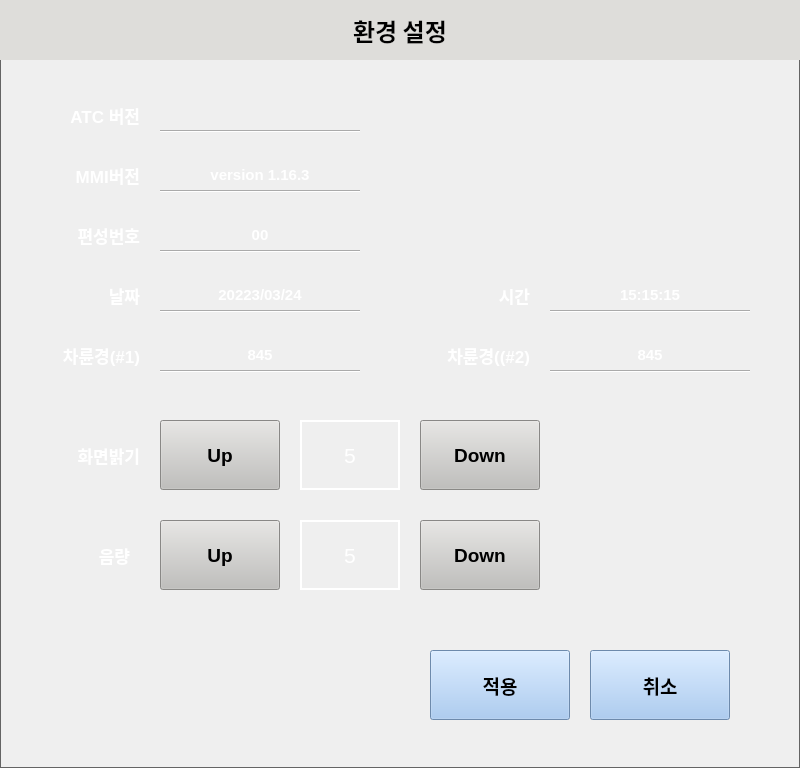
   <widget class="QFrame" name="Frame_Env">
    <property name="geometry">
     <rect>
      <x>0</x>
      <y>60</y>
      <width>800</width>
      <height>768</height>
     </rect>
    </property>
    <property name="styleSheet">
     <string notr="true">color: rgb(100, 100, 100);
</string>
    </property>
    <property name="frameShape">
     <enum>QFrame::Panel</enum>
    </property>
    <property name="frameShadow">
     <enum>QFrame::Plain</enum>
    </property>
    <widget class="QPushButton" name="Button_Env_OK">
     <property name="geometry">
      <rect>
       <x>430</x>
       <y>650</y>
       <width>140</width>
       <height>70</height>
      </rect>
     </property>
     <property name="font">
      <font>
       <pointsize>14</pointsize>
       <weight>75</weight>
       <bold>true</bold>
      </font>
     </property>
     <property name="styleSheet">
      <string notr="true">color: rgb(0, 0, 0);
background-color: rgb(153, 193, 241);

</string>
     </property>
     <property name="text">
      <string>적용</string>
     </property>
    </widget>
    <widget class="QLabel" name="label_21">
     <property name="geometry">
      <rect>
       <x>0</x>
       <y>0</y>
       <width>800</width>
       <height>60</height>
      </rect>
     </property>
     <property name="font">
      <font>
       <family>굴림</family>
       <pointsize>18</pointsize>
       <weight>75</weight>
       <bold>true</bold>
      </font>
     </property>
     <property name="styleSheet">
      <string notr="true">color: rgb(0, 0, 0);
background-color: rgb(222, 221, 218);</string>
     </property>
     <property name="text">
      <string>환경 설정</string>
     </property>
     <property name="alignment">
      <set>Qt::AlignCenter</set>
     </property>
    </widget>
    <widget class="QLabel" name="label_Brightness">
     <property name="geometry">
      <rect>
       <x>20</x>
       <y>440</y>
       <width>120</width>
       <height>30</height>
      </rect>
     </property>
     <property name="font">
      <font>
       <pointsize>13</pointsize>
       <weight>75</weight>
       <bold>true</bold>
      </font>
     </property>
     <property name="styleSheet">
      <string notr="true">color: rgb(255, 255, 255);</string>
     </property>
     <property name="text">
      <string>화면밝기</string>
     </property>
     <property name="alignment">
      <set>Qt::AlignRight|Qt::AlignTrailing|Qt::AlignVCenter</set>
     </property>
    </widget>
    <widget class="QPushButton" name="Button_Bright_Down">
     <property name="geometry">
      <rect>
       <x>420</x>
       <y>420</y>
       <width>120</width>
       <height>70</height>
      </rect>
     </property>
     <property name="font">
      <font>
       <pointsize>14</pointsize>
       <weight>75</weight>
       <bold>true</bold>
      </font>
     </property>
     <property name="styleSheet">
      <string notr="true">color: rgb(0, 0, 0);
background-color: rgb(192, 191, 188);</string>
     </property>
     <property name="text">
      <string>Down</string>
     </property>
    </widget>
    <widget class="QLabel" name="Label_Bright">
     <property name="geometry">
      <rect>
       <x>300</x>
       <y>420</y>
       <width>100</width>
       <height>70</height>
      </rect>
     </property>
     <property name="font">
      <font>
       <pointsize>16</pointsize>
      </font>
     </property>
     <property name="styleSheet">
      <string notr="true">color: rgb(255, 255, 255);</string>
     </property>
     <property name="frameShape">
      <enum>QFrame::Panel</enum>
     </property>
     <property name="lineWidth">
      <number>2</number>
     </property>
     <property name="text">
      <string>5</string>
     </property>
     <property name="alignment">
      <set>Qt::AlignCenter</set>
     </property>
    </widget>
    <widget class="QPushButton" name="Button_Bright_Up">
     <property name="geometry">
      <rect>
       <x>160</x>
       <y>420</y>
       <width>120</width>
       <height>70</height>
      </rect>
     </property>
     <property name="font">
      <font>
       <pointsize>14</pointsize>
       <weight>75</weight>
       <bold>true</bold>
      </font>
     </property>
     <property name="styleSheet">
      <string notr="true">color: rgb(0, 0, 0);
background-color: rgb(192, 191, 188);</string>
     </property>
     <property name="text">
      <string>Up</string>
     </property>
    </widget>
    <widget class="QLabel" name="label_1">
     <property name="geometry">
      <rect>
       <x>20</x>
       <y>100</y>
       <width>120</width>
       <height>30</height>
      </rect>
     </property>
     <property name="font">
      <font>
       <pointsize>13</pointsize>
       <weight>75</weight>
       <bold>true</bold>
      </font>
     </property>
     <property name="styleSheet">
      <string notr="true">color: rgb(255, 255, 255);</string>
     </property>
     <property name="text">
      <string>ATC 버전</string>
     </property>
     <property name="alignment">
      <set>Qt::AlignRight|Qt::AlignTrailing|Qt::AlignVCenter</set>
     </property>
    </widget>
    <widget class="QLabel" name="label_Brightness_3">
     <property name="geometry">
      <rect>
       <x>20</x>
       <y>280</y>
       <width>120</width>
       <height>30</height>
      </rect>
     </property>
     <property name="font">
      <font>
       <pointsize>13</pointsize>
       <weight>75</weight>
       <bold>true</bold>
      </font>
     </property>
     <property name="styleSheet">
      <string notr="true">color: rgb(255, 255, 255);</string>
     </property>
     <property name="text">
      <string>날짜</string>
     </property>
     <property name="alignment">
      <set>Qt::AlignRight|Qt::AlignTrailing|Qt::AlignVCenter</set>
     </property>
    </widget>
    <widget class="QLabel" name="label_Brightness_4">
     <property name="geometry">
      <rect>
       <x>410</x>
       <y>280</y>
       <width>120</width>
       <height>30</height>
      </rect>
     </property>
     <property name="font">
      <font>
       <pointsize>13</pointsize>
       <weight>75</weight>
       <bold>true</bold>
      </font>
     </property>
     <property name="styleSheet">
      <string notr="true">color: rgb(255, 255, 255);</string>
     </property>
     <property name="text">
      <string>시간</string>
     </property>
     <property name="alignment">
      <set>Qt::AlignRight|Qt::AlignTrailing|Qt::AlignVCenter</set>
     </property>
    </widget>
    <widget class="QLabel" name="label_Brightness_5">
     <property name="geometry">
      <rect>
       <x>20</x>
       <y>340</y>
       <width>120</width>
       <height>30</height>
      </rect>
     </property>
     <property name="font">
      <font>
       <pointsize>13</pointsize>
       <weight>75</weight>
       <bold>true</bold>
      </font>
     </property>
     <property name="styleSheet">
      <string notr="true">color: rgb(255, 255, 255);</string>
     </property>
     <property name="text">
      <string>차륜경(#1)</string>
     </property>
     <property name="alignment">
      <set>Qt::AlignRight|Qt::AlignTrailing|Qt::AlignVCenter</set>
     </property>
    </widget>
    <widget class="QLabel" name="label_Brightness_6">
     <property name="geometry">
      <rect>
       <x>410</x>
       <y>340</y>
       <width>120</width>
       <height>30</height>
      </rect>
     </property>
     <property name="font">
      <font>
       <pointsize>13</pointsize>
       <weight>75</weight>
       <bold>true</bold>
      </font>
     </property>
     <property name="styleSheet">
      <string notr="true">color: rgb(255, 255, 255);</string>
     </property>
     <property name="text">
      <string>차륜경((#2)</string>
     </property>
     <property name="alignment">
      <set>Qt::AlignRight|Qt::AlignTrailing|Qt::AlignVCenter</set>
     </property>
    </widget>
    <widget class="QLabel" name="label_Brightness_7">
     <property name="geometry">
      <rect>
       <x>10</x>
       <y>540</y>
       <width>120</width>
       <height>30</height>
      </rect>
     </property>
     <property name="font">
      <font>
       <pointsize>13</pointsize>
       <weight>75</weight>
       <bold>true</bold>
      </font>
     </property>
     <property name="styleSheet">
      <string notr="true">color: rgb(255, 255, 255);</string>
     </property>
     <property name="text">
      <string>음량</string>
     </property>
     <property name="alignment">
      <set>Qt::AlignRight|Qt::AlignTrailing|Qt::AlignVCenter</set>
     </property>
    </widget>
    <widget class="QPushButton" name="Button_Env_Cancel">
     <property name="geometry">
      <rect>
       <x>590</x>
       <y>650</y>
       <width>140</width>
       <height>70</height>
      </rect>
     </property>
     <property name="font">
      <font>
       <pointsize>14</pointsize>
       <weight>75</weight>
       <bold>true</bold>
      </font>
     </property>
     <property name="styleSheet">
      <string notr="true">color: rgb(0, 0, 0);
background-color: rgb(153, 193, 241);
</string>
     </property>
     <property name="text">
      <string>취소</string>
     </property>
    </widget>
    <widget class="QPushButton" name="Button_Volumn_Down">
     <property name="geometry">
      <rect>
       <x>420</x>
       <y>520</y>
       <width>120</width>
       <height>70</height>
      </rect>
     </property>
     <property name="font">
      <font>
       <pointsize>14</pointsize>
       <weight>75</weight>
       <bold>true</bold>
      </font>
     </property>
     <property name="styleSheet">
      <string notr="true">color: rgb(0, 0, 0);
background-color: rgb(192, 191, 188);</string>
     </property>
     <property name="text">
      <string>Down</string>
     </property>
    </widget>
    <widget class="QPushButton" name="Button_Volumn_Up">
     <property name="geometry">
      <rect>
       <x>160</x>
       <y>520</y>
       <width>120</width>
       <height>70</height>
      </rect>
     </property>
     <property name="font">
      <font>
       <pointsize>14</pointsize>
       <weight>75</weight>
       <bold>true</bold>
      </font>
     </property>
     <property name="styleSheet">
      <string notr="true">color: rgb(0, 0, 0);
background-color: rgb(192, 191, 188);</string>
     </property>
     <property name="text">
      <string>Up</string>
     </property>
    </widget>
    <widget class="QLabel" name="Label_Volumn">
     <property name="geometry">
      <rect>
       <x>300</x>
       <y>520</y>
       <width>100</width>
       <height>70</height>
      </rect>
     </property>
     <property name="font">
      <font>
       <pointsize>16</pointsize>
      </font>
     </property>
     <property name="styleSheet">
      <string notr="true">color: rgb(255, 255, 255);</string>
     </property>
     <property name="frameShape">
      <enum>QFrame::Panel</enum>
     </property>
     <property name="lineWidth">
      <number>2</number>
     </property>
     <property name="text">
      <string>5</string>
     </property>
     <property name="alignment">
      <set>Qt::AlignCenter</set>
     </property>
    </widget>
    <widget class="Line" name="line">
     <property name="geometry">
      <rect>
       <x>160</x>
       <y>130</y>
       <width>200</width>
       <height>2</height>
      </rect>
     </property>
     <property name="styleSheet">
      <string notr="true">background-color: rgb(255, 255, 255);</string>
     </property>
     <property name="orientation">
      <enum>Qt::Horizontal</enum>
     </property>
    </widget>
    <widget class="Line" name="line_2">
     <property name="geometry">
      <rect>
       <x>160</x>
       <y>310</y>
       <width>200</width>
       <height>2</height>
      </rect>
     </property>
     <property name="styleSheet">
      <string notr="true">background-color: rgb(255, 255, 255);</string>
     </property>
     <property name="orientation">
      <enum>Qt::Horizontal</enum>
     </property>
    </widget>
    <widget class="Line" name="line_3">
     <property name="geometry">
      <rect>
       <x>550</x>
       <y>310</y>
       <width>200</width>
       <height>2</height>
      </rect>
     </property>
     <property name="styleSheet">
      <string notr="true">background-color: rgb(255, 255, 255);</string>
     </property>
     <property name="orientation">
      <enum>Qt::Horizontal</enum>
     </property>
    </widget>
    <widget class="Line" name="line_4">
     <property name="geometry">
      <rect>
       <x>160</x>
       <y>370</y>
       <width>200</width>
       <height>2</height>
      </rect>
     </property>
     <property name="styleSheet">
      <string notr="true">background-color: rgb(255, 255, 255);</string>
     </property>
     <property name="orientation">
      <enum>Qt::Horizontal</enum>
     </property>
    </widget>
    <widget class="Line" name="line_5">
     <property name="geometry">
      <rect>
       <x>550</x>
       <y>370</y>
       <width>200</width>
       <height>2</height>
      </rect>
     </property>
     <property name="styleSheet">
      <string notr="true">background-color: rgb(255, 255, 255);</string>
     </property>
     <property name="orientation">
      <enum>Qt::Horizontal</enum>
     </property>
    </widget>
    <widget class="QLabel" name="label_Version">
     <property name="geometry">
      <rect>
       <x>160</x>
       <y>100</y>
       <width>200</width>
       <height>30</height>
      </rect>
     </property>
     <property name="font">
      <font>
       <pointsize>11</pointsize>
       <weight>75</weight>
       <bold>true</bold>
      </font>
     </property>
     <property name="styleSheet">
      <string notr="true">color: rgb(255, 255, 255);</string>
     </property>
     <property name="text">
      <string/>
     </property>
     <property name="alignment">
      <set>Qt::AlignCenter</set>
     </property>
    </widget>
    <widget class="QLabel" name="label_Date">
     <property name="geometry">
      <rect>
       <x>160</x>
       <y>280</y>
       <width>200</width>
       <height>30</height>
      </rect>
     </property>
     <property name="font">
      <font>
       <pointsize>11</pointsize>
       <weight>75</weight>
       <bold>true</bold>
      </font>
     </property>
     <property name="styleSheet">
      <string notr="true">color: rgb(255, 255, 255);</string>
     </property>
     <property name="text">
      <string>20223/03/24</string>
     </property>
     <property name="alignment">
      <set>Qt::AlignCenter</set>
     </property>
    </widget>
    <widget class="QLabel" name="label_Time">
     <property name="geometry">
      <rect>
       <x>550</x>
       <y>280</y>
       <width>200</width>
       <height>30</height>
      </rect>
     </property>
     <property name="font">
      <font>
       <pointsize>11</pointsize>
       <weight>75</weight>
       <bold>true</bold>
      </font>
     </property>
     <property name="styleSheet">
      <string notr="true">color: rgb(255, 255, 255);</string>
     </property>
     <property name="text">
      <string>15:15:15</string>
     </property>
     <property name="alignment">
      <set>Qt::AlignCenter</set>
     </property>
    </widget>
    <widget class="QLabel" name="label_Wheel1">
     <property name="geometry">
      <rect>
       <x>160</x>
       <y>340</y>
       <width>200</width>
       <height>30</height>
      </rect>
     </property>
     <property name="font">
      <font>
       <pointsize>11</pointsize>
       <weight>75</weight>
       <bold>true</bold>
      </font>
     </property>
     <property name="styleSheet">
      <string notr="true">color: rgb(255, 255, 255);</string>
     </property>
     <property name="text">
      <string>845</string>
     </property>
     <property name="alignment">
      <set>Qt::AlignCenter</set>
     </property>
    </widget>
    <widget class="QLabel" name="label_Wheel2">
     <property name="geometry">
      <rect>
       <x>550</x>
       <y>340</y>
       <width>200</width>
       <height>30</height>
      </rect>
     </property>
     <property name="font">
      <font>
       <pointsize>11</pointsize>
       <weight>75</weight>
       <bold>true</bold>
      </font>
     </property>
     <property name="styleSheet">
      <string notr="true">color: rgb(255, 255, 255);</string>
     </property>
     <property name="text">
      <string>845</string>
     </property>
     <property name="alignment">
      <set>Qt::AlignCenter</set>
     </property>
    </widget>
    <widget class="QLabel" name="label_3">
     <property name="geometry">
      <rect>
       <x>160</x>
       <y>160</y>
       <width>200</width>
       <height>30</height>
      </rect>
     </property>
     <property name="font">
      <font>
       <pointsize>11</pointsize>
       <weight>75</weight>
       <bold>true</bold>
      </font>
     </property>
     <property name="styleSheet">
      <string notr="true">color: rgb(255, 255, 255);</string>
     </property>
     <property name="text">
      <string>version 1.16.3</string>
     </property>
     <property name="alignment">
      <set>Qt::AlignCenter</set>
     </property>
    </widget>
    <widget class="Line" name="line_6">
     <property name="geometry">
      <rect>
       <x>160</x>
       <y>190</y>
       <width>200</width>
       <height>2</height>
      </rect>
     </property>
     <property name="styleSheet">
      <string notr="true">background-color: rgb(255, 255, 255);</string>
     </property>
     <property name="orientation">
      <enum>Qt::Horizontal</enum>
     </property>
    </widget>
    <widget class="QLabel" name="label_4">
     <property name="geometry">
      <rect>
       <x>20</x>
       <y>160</y>
       <width>120</width>
       <height>30</height>
      </rect>
     </property>
     <property name="font">
      <font>
       <pointsize>13</pointsize>
       <weight>75</weight>
       <bold>true</bold>
      </font>
     </property>
     <property name="styleSheet">
      <string notr="true">color: rgb(255, 255, 255);</string>
     </property>
     <property name="text">
      <string>MMI버전</string>
     </property>
     <property name="alignment">
      <set>Qt::AlignRight|Qt::AlignTrailing|Qt::AlignVCenter</set>
     </property>
    </widget>
    <widget class="QLabel" name="label_GroupNo">
     <property name="geometry">
      <rect>
       <x>160</x>
       <y>220</y>
       <width>200</width>
       <height>30</height>
      </rect>
     </property>
     <property name="font">
      <font>
       <pointsize>11</pointsize>
       <weight>75</weight>
       <bold>true</bold>
      </font>
     </property>
     <property name="styleSheet">
      <string notr="true">color: rgb(255, 255, 255);</string>
     </property>
     <property name="text">
      <string>00</string>
     </property>
     <property name="alignment">
      <set>Qt::AlignCenter</set>
     </property>
    </widget>
    <widget class="QLabel" name="label_6">
     <property name="geometry">
      <rect>
       <x>20</x>
       <y>220</y>
       <width>120</width>
       <height>30</height>
      </rect>
     </property>
     <property name="font">
      <font>
       <pointsize>13</pointsize>
       <weight>75</weight>
       <bold>true</bold>
      </font>
     </property>
     <property name="styleSheet">
      <string notr="true">color: rgb(255, 255, 255);</string>
     </property>
     <property name="text">
      <string>편성번호</string>
     </property>
     <property name="alignment">
      <set>Qt::AlignRight|Qt::AlignTrailing|Qt::AlignVCenter</set>
     </property>
    </widget>
    <widget class="Line" name="line_7">
     <property name="geometry">
      <rect>
       <x>160</x>
       <y>250</y>
       <width>200</width>
       <height>2</height>
      </rect>
     </property>
     <property name="styleSheet">
      <string notr="true">background-color: rgb(255, 255, 255);</string>
     </property>
     <property name="orientation">
      <enum>Qt::Horizontal</enum>
     </property>
    </widget>
   </widget>
